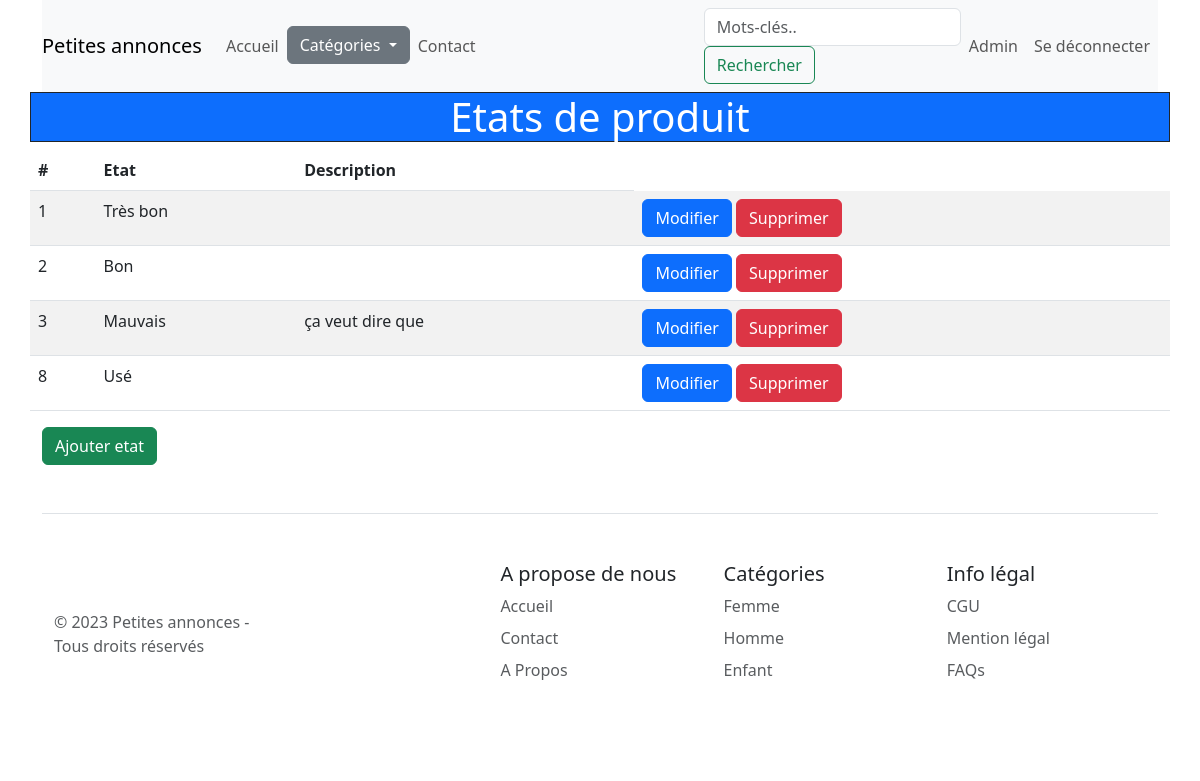
/index.php?p=etats (signed in), run on the app's committed database.
### tables this page shows
CREATE TABLE IF NOT EXISTS `etats` (
  `id` int UNSIGNED NOT NULL AUTO_INCREMENT,
  `nom` varchar(50) DEFAULT NULL,
  `description` text,
  PRIMARY KEY (`id`)
);

### models/functions.php (called while the page is built, shortened)
<?php
function connect() {
    $hostname = 'localhost';
    $dbname = 'projet_annonces';
    $username = 'root';
    $password = '';
    $dsn = "mysql:host=$hostname;dbname=$dbname";
    try{
      return new PDO($dsn, $username, $password);
    } catch (Exception $e){
      echo $e->getMessage();
    }
}
function getEtats() {
    try {
        $db = connect();
        $categoriesQuery=$db->query('SELECT * FROM etats');
        return $categoriesQuery->fetchAll(PDO::FETCH_ASSOC);
    } catch (Exception $e) {
        echo $e->getMessage();
    }
}

### views/Admin/etats.php (the view, shortened to what this page needs)
<?php
try {
 $etats=getEtats();
} catch (Exception $e) {
    echo $e->getMessage();
}
?>
<div class='row'>
<h1 class='col-md-12 text-center border border-dark bg-primary text-white'>Etats de produit</h1>
    <table class='table table-striped'>
        <thead>
            <tr>
                <th scope='col'>#</th>
                <th scope='col'>Etat</th>
                <th scope='col'>Description</th>
            </tr>
        </thead>
        <tbody>
            <?php foreach ($etats as $etat) : ?>
                <tr>
                    <td><?= $etat['id'] ?></td>
                    <td><?= htmlentities($etat['nom']) ?></td>
                    <td><?= htmlentities($etat['description']) ?></td>
                    <td>
                        <a class='btn btn-primary' href='etat_form.php?id=<?= $etat['id'] ?>' role='button'>Modifier</a>
                        <a class='btn btn-danger' href='etat_delete.php?id=<?= $etat['id'] ?>' role='button'>Supprimer</a>
                    </td>
                </tr>
            <?php endforeach; ?>
        </tbody>
    </table>
</div>
<div class='row'>
    <div class='col'>
        <a class='btn btn-success' href='etat_form.php' role='button'>Ajouter etat</a>
    </div>
</div>

### data on the page
etats: id "1", nom "Très bon"
etats: id "2", nom "Bon"
etats: id "3", nom "Mauvais", description "ça veut dire que"
etats: id "8", nom "Usé"
